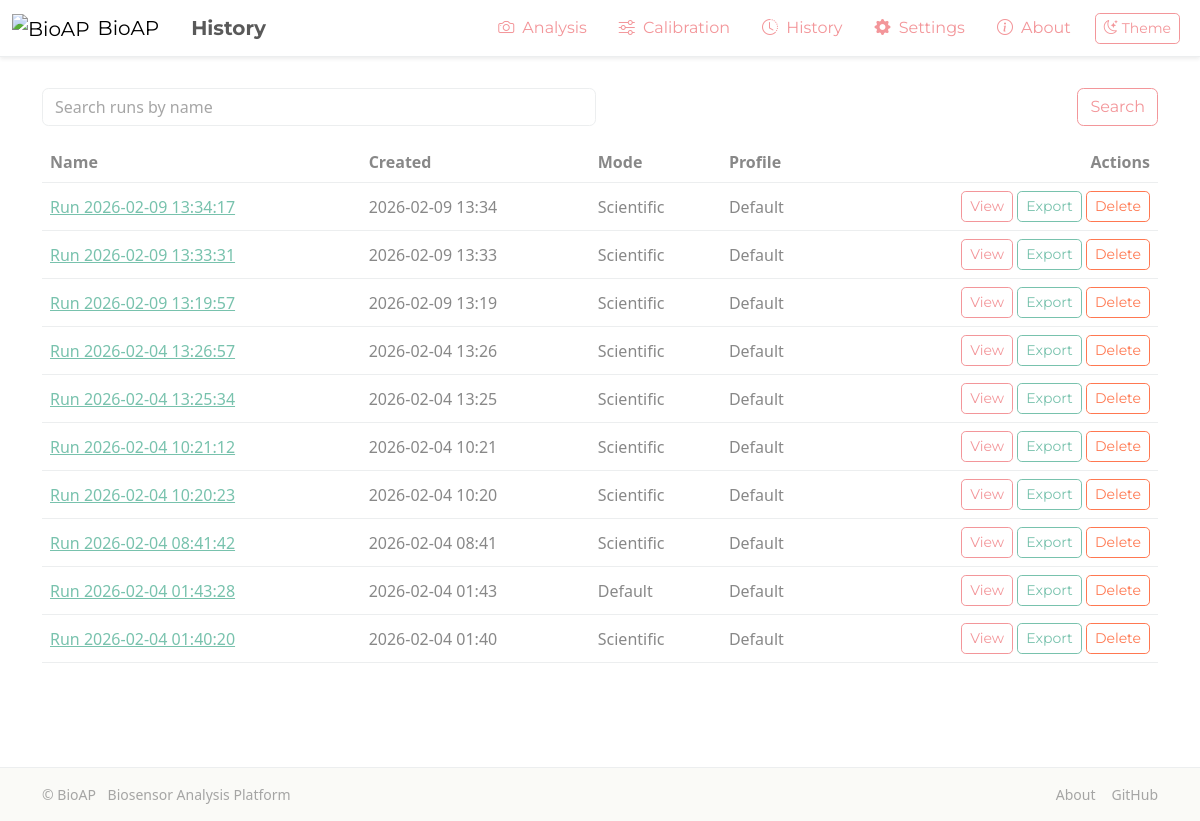
The app's page /history with its own data.
### main.py (models this page shows)
class Run(db.Model):
    __tablename__ = 'run'
    id = db.Column(db.Integer, primary_key=True)
    profile_id = db.Column(db.Integer, db.ForeignKey('calibration_profile.id'), nullable=False)
    mode = db.Column(db.String(20), nullable=False)  # 'default' | 'customize'
    name = db.Column(db.String(200), nullable=False)
    created_at = db.Column(db.DateTime, default=datetime.utcnow, nullable=False)
    image_path = db.Column(db.String(500), nullable=False)
    used_normalization = db.Column(db.Boolean, default=False, nullable=False)
    background_point_x = db.Column(db.Integer, default=0, nullable=False)
    background_point_y = db.Column(db.Integer, default=0, nullable=False)
    sampling_scheme = db.Column(db.String(50), default='5-pixel', nullable=False)
    profile = db.relationship('CalibrationProfile')

class CalibrationProfile(db.Model):
    __tablename__ = 'calibration_profile'
    id = db.Column(db.Integer, primary_key=True)
    name = db.Column(db.String(100), unique=True, nullable=False)
    created_at = db.Column(db.DateTime, default=datetime.utcnow, nullable=False)
    is_active = db.Column(db.Boolean, default=False, nullable=False)

### main.py (the view)
@app.route('/history')
def history():
    q = request.args.get('q', '').strip()
    query = Run.query.order_by(Run.created_at.desc())
    if q:
        query = query.filter(Run.name.contains(q))
    runs = query.all()
    items = []
    for r in runs:
        items.append({
            "id": r.id,
            "name": r.name,
            "created_at": r.created_at.strftime("%Y-%m-%d %H:%M"),
            "mode": r.mode,
            "profile": r.profile.name if r.profile else "",
            "image_path": r.image_path
        })
    return render_template('history.html', title="History", history=items, q=q)

### templates/history.html (shortened to what this page needs)
{% extends 'base.html' %}
{% block content %}
  <form class="row g-2 mb-3" method="get" action="{{ url_for('history') }}">
    <div class="col-12 col-md-6">
      <input type="text" class="form-control" name="q" value="{{ q }}" placeholder="Search runs by name">
    </div>
    <div class="col-12 col-md-6 d-flex justify-content-end">
      <button class="btn btn-outline-secondary" type="submit">Search</button>
    </div>
  </form>
  {% if not history %}
    <div class="row justify-content-center mt-4">
      <div class="col-md-8 col-lg-6">
        <div class="empty-state-card">
          <i class="bi bi-clock-history empty-state-icon mb-3"></i>
          <h3 class="fw-bold">No analysis history</h3>
          <p class="text-muted">Your completed analyses will appear here.</p>
        </div>
      </div>
    </div>
  {% else %}
    <div class="table-responsive">
      <table class="table table-hover align-middle">
        <thead>
          <tr>
            <th>Name</th>
            <th>Created</th>
            <th>Mode</th>
            <th>Profile</th>
            <th class="text-end">Actions</th>
          </tr>
        </thead>
        <tbody>
          {% for item in history %}
          <tr>
            <td><a href="{{ url_for('history_detail', run_id=item.id) }}">{{ item.name }}</a></td>
            <td>{{ item.created_at }}</td>
            <td class="text-capitalize">{{ item.mode }}</td>
            <td>{{ item.profile }}</td>
            <td class="text-end">
              <a class="btn btn-sm btn-outline-secondary" href="{{ url_for('history_detail', run_id=item.id) }}">View</a>
              <a class="btn btn-sm btn-outline-primary" href="{{ url_for('history_export', run_id=item.id) }}">Export</a>
              <form method="post" action="{{ url_for('history_delete', run_id=item.id) }}" class="d-inline" onsubmit="return confirm('Delete this run?');">
                <button class="btn btn-sm btn-outline-danger" type="submit">Delete</button>
              </form>
            </td>
          </tr>
          {% endfor %}
        </tbody>
      </table>
    </div>
  {% endif %}
{% endblock %}

### templates/base.html (shortened to what this page needs)
<!doctype html>
<html lang="en">
  <head>
    {% import 'render_navbar.html' as render_navbar%}
    <link href="https://cdn.jsdelivr.net/npm/bootswatch@5.3.3/dist/minty/bootstrap.min.css" rel="stylesheet">
    <link rel="stylesheet" href="https://cdn.jsdelivr.net/npm/bootstrap-icons@1.11.3/font/bootstrap-icons.min.css">
    <link rel="stylesheet" href="{{ url_for('static', filename='css/theme.css') }}">
  </head>
  <body class="d-flex flex-column min-vh-100">
    {{ render_navbar.render_navbar(title) }}
    <main class="container my-4 flex-grow-1">
      {% block content %}{% endblock %}
    </main>
    <footer class="border-top py-3 small text-muted mt-auto d-none d-lg-block" style="background: var(--ag-surface-subtle);">
      <div class="container d-flex flex-wrap justify-content-between align-items-center">
        <div>
          <span>&copy; {{  now().year if false else '' }} BioAP</span>
          <span class="ms-2">Biosensor Analysis Platform</span>
        </div>
        <div class="d-flex gap-3">
          <a class="text-reset text-decoration-none" href="{{ url_for('about') }}">About</a>
          <a class="text-reset text-decoration-none" href="https://github.com/e-muzi/bioap-flask" target="_blank" rel="noopener">GitHub</a>
        </div>
      </div>
    </footer>
  </body>
</html>

### templates/render_navbar.html (shortened to what this page needs)
{% macro render_navbar(page_title) %}
<nav class="navbar navbar-expand-lg navbar-light bg-white shadow-sm fixed-top" style="border-bottom: 1px solid var(--bs-border-color);">
  <div class="container-fluid">
    <div class="d-flex align-items-center">
      <a class="navbar-brand d-flex align-items-center" href="{{ url_for('analysis') }}">
        <img src="{{ url_for('public_files', filename='BioAP_Logo.PNG') }}" alt="BioAP" style="height:28px;" class="me-2 align-text-bottom">
        BioAP
      </a>
      <span class="navbar-text fs-5 fw-bold ms-3 my-0 py-0">
        {{ page_title }}
      </span>
    </div>
    <div class="d-none d-lg-flex ms-auto">
      <ul class="navbar-nav flex-row align-items-center">
        <li class="nav-item px-2">
          <a class="nav-link text-secondary" href="{{ url_for('analysis') }}">
            <i class="bi bi-camera"></i>
            <span class="ms-1">Analysis</span>
          </a>
        </li>
        <li class="nav-item px-2">
          <a class="nav-link text-secondary" href="{{ url_for('calibration') }}">
            <i class="bi bi-sliders"></i>
            <span class="ms-1">Calibration</span>
          </a>
        </li>
        <li class="nav-item px-2">
          <a class="nav-link text-secondary" href="{{ url_for('history') }}">
            <i class="bi bi-clock-history"></i>
            <span class="ms-1">History</span>
          </a>
        </li>
        <li class="nav-item px-2">
          <a class="nav-link text-secondary" href="{{ url_for('settings') }}">
            <i class="bi bi-gear-fill"></i>
            <span class="ms-1">Settings</span>
          </a>
        </li>
        <li class="nav-item px-2">
          <a class="nav-link text-secondary" href="{{ url_for('about') }}">
            <i class="bi bi-info-circle"></i>
            <span class="ms-1">About</span>
          </a>
        </li>
        <li class="nav-item px-2">
          <button class="btn btn-sm btn-outline-secondary d-flex align-items-center js-theme-toggle">
            <i class="bi bi-moon-stars"></i>
            <span class="ms-1 d-none d-xl-inline">Theme</span>
          </button>
        </li>
      </ul>
    </div>
  </div>
</nav>
{% endmacro %}

### static/css/theme.css (style rules this page uses)
:root { --ag-surface: #FFFFFF; --ag-surface-subtle: #FAFAF7; --ag-navbar-bg: #FFFFFF; --ag-navbar-border: var(--bs-border-color); }
.navbar.bg-white { background-color: var(--ag-navbar-bg) !important; border-bottom: 1px solid var(--ag-navbar-border) !important; }
:root { --pg-bottom-space: 4rem; }
main.container { padding-bottom: var(--pg-bottom-space); }
.table { --bs-table-bg: transparent; --bs-table-color: inherit; --bs-table-border-color: var(--bs-border-color); }

### templates/base.html (style rules this page uses)
body { background-color: var(--bs-body-bg); color: var(--bs-body-color); padding-top: 64px; }

### records on screen
Run: name "Run 2026-02-09 13:34:17", mode "Scientific"
CalibrationProfile: profile "Default" "Default" "Default" "Default" "Default" "Default" "Default" "Default" "Default" "Default"
Run: name "Run 2026-02-09 13:33:31", mode "Scientific"
Run: name "Run 2026-02-09 13:19:57", mode "Scientific"
Run: name "Run 2026-02-04 13:26:57", mode "Scientific"
Run: name "Run 2026-02-04 13:25:34", mode "Scientific"
Run: name "Run 2026-02-04 10:21:12", mode "Scientific"
Run: name "Run 2026-02-04 10:20:23", mode "Scientific"
Run: name "Run 2026-02-04 08:41:42", mode "Scientific"
Run: name "Run 2026-02-04 01:43:28", mode "Default"
Run: name "Run 2026-02-04 01:40:20", mode "Scientific"

### other values on screen
{{ page_title }} "History"
{{ item.created_at }} "2026-02-09 13:34" "2026-02-09 13:33" "2026-02-09 13:19" "2026-02-04 13:26" "2026-02-04 13:25" "2026-02-04 10:21" "2026-02-04 10:20" "2026-02-04 08:41" "2026-02-04 01:43" "2026-02-04 01:40"
